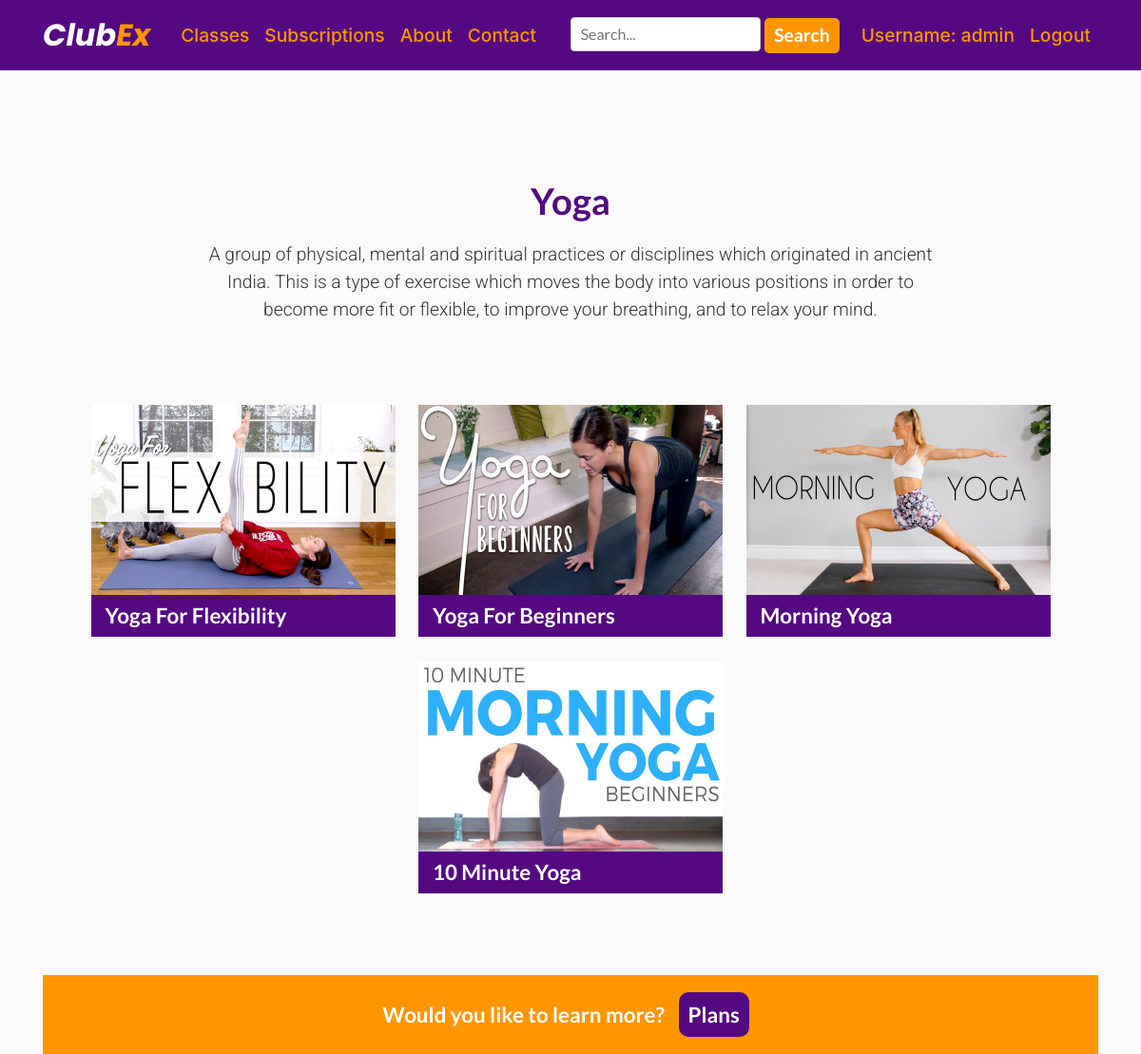
The app's page /classes/yoga/ (signed in) with its own data.
### ClubEx/models.py (models this page shows, shortened)
class Video(models.Model):
    category = models.CharField(max_length=200)
    video_name = models.CharField(max_length=200)
    video_thumbnail = models.ImageField(null=True, blank=True)
    video = EmbedVideoField()
    content = models.TextField()
    video_views = models.IntegerField(default=0, null=True, blank=True)
    class Meta:
        ordering = ('-video_name',)

### ClubEx/views.py (the view)
# urls.py: path('classes/yoga/', views.classes_yoga, name='classes_yoga'),
@login_required
def classes_yoga(request):
    obj = Video.objects.filter(category='Yoga')
    return render(request, 'clubex/yoga.html', {'obj': obj})

### ClubEx/templates/ClubEx/yoga.html (shortened to what this page needs)
{% extends "ClubEx/base.html" %}
{% load static %}
{% block content %}
<!DOCTYPE html>
<html lang="en">
<head>
    <link rel="stylesheet" href="https://stackpath.bootstrapcdn.com/bootstrap/4.5.2/css/bootstrap.min.css">
    <Link rel="stylesheet" href="{% static 'ClubEx/style.css' %}" type="text/css" >
    <Link rel="stylesheet" href="{% static 'ClubEx/newstyle.css' %}" type="text/css" >
</head>
<body>
  <div class="section">
      <div class="container intro">
        <h1>Yoga</h1>
        <p>A group of physical, mental and spiritual practices or disciplines which originated in ancient India. This is a type of exercise which moves the body into various positions in order to become more fit or flexible, to improve your breathing, and to relax your mind.</p>
      </div>
  </div>
  <div class="container">
      <ul id="classportfolio">
        {% for i in obj %}
          <li>
              <a href=" {% url 'video_details' i.id %}">
                  <div class="portfolioimg">
                      <img src="{{ i.video_thumbnail.url }}" alt="#" width="320" height="200">
                  </div>
                  <p>{{ i.video_name }}</p>
              </a>
          </li>
        {% endfor %}
      </ul>
  </div>
  <div class="cta">
    <div class="container">
      <p class="ctatext">Would you like to learn more?</p>
      <p><a href="{% url 'plans' %}">Plans</a></p>
    </div>
  </div>
</body>
</html>
{% endblock content %}

### ClubEx/templates/ClubEx/base.html (shortened to what this page needs)
{% load static %}
<!DOCTYPE html>
<html lang="en">
<head>
    <link rel="stylesheet" href="https://stackpath.bootstrapcdn.com/bootstrap/4.5.2/css/bootstrap.min.css">
    <Link rel="stylesheet" href="{% static 'ClubEx/style.css' %}" type="text/css" >
</head>
<body>
    <header class="site-header">
      <nav class="navbar navbar-expand-md navbar-dark bg-steel fixed-top">
        <div class="container">
          <a class="navbar-brand mr-4" href="/">Club<span class="orange">Ex</span></a>
          <div class="collapse navbar-collapse" id="navbarToggle">
            <div class="navbar-nav mr-auto">
              <a class="nav-item nav-link" href="{% url 'classes' %}">Classes</a>
              <a class="nav-item nav-link" href="{% url 'plans' %}">Subscriptions</a>
              <a class="nav-item nav-link" href="{% url 'about' %}">About</a>
              <a class="nav-item nav-link" href="{% url 'contact' %}">Contact</a>
            </div>
              <form id="searchbar" action="{% url 'videos' %}" method="get">
                  <input name="q" type="text" placeholder="Search..." aria-label="Search" autocomplete="on">
                  <button class="btn btn-outline-success my-2 my-sm-0" type=submit>Search</button>
              </form>
            <div class="navbar-nav">
                {% if user.is_authenticated %}
                    <a class="nav-item nav-link" href="{% url 'profile' %}">Username: {{ user.username }}</a>
                    <a class="nav-item nav-link" href="{% url 'logout' %}">Logout</a>
                {% else %}
                    <a class="nav-item nav-link" href="{% url 'login' %}">Login</a>
                    <a class="nav-item nav-link" href="{% url 'register' %}">Register</a>
                {% endif%}
            </div>
          </div>
        </div>
      </nav>
    </header>
    <main role="main" class="container">
      <div class="row">
        <div class="col-md-12">
          {% block content %}
          {% endblock %}
        </div>
      </div>
    </main>
</body>
</html>

### ClubEx/static/ClubEx/style.css (style rules this page uses)
body { background: #fafafa; color: #333333; margin-top: 5rem; text-align: left; }
h1, h2, h3, h4, h5, h6 { color: #444444; }
ul { margin: 0; }
.bg-steel { background-color: #540982; }
.navbar-brand { font-size:2em; font-family:'Poppins', sans-serif; font-style:italic; font-weight:700; }
.orange { color: #ff9600; }
.site-header .navbar-nav .nav-link { font-size:1.2em; font-weight:500; color: #ff9600; transition:color 0.3s; }
#searchbar { margin-right:15px; }
#searchbar input[type=text], select { padding: 5px 10px; font-family:'Lato', sans-serif; border: 1px solid #ccc; border-radius: 4px; box-sizing: border-box; resize: vertical; }
#searchbar button[type=submit] { padding:4px 10px; font-family:'Lato', sans-serif; font-size:1.2em; font-weight:700; text-decoration:none; color:#fff; background-color:#ff9600; border-radius:5px; border:none; transition:background-color 0.5s, color 0.5s; }

### ClubEx/static/ClubEx/newstyle.css (style rules this page uses)
body, html { height: 100%; margin-top: 4rem; }
h1 { margin-bottom:20px; font-family:'Lato', sans-serif; font-size:2.4em; font-weight:700; color:#540982; font-variant-ligatures: none; }
p { font-family:'Roboto', sans-serif; font-size:1.2em; font-weight:300; }
a, a:hover { text-decoration:none; }
.section { margin:0; padding:60px 0; }
.container { text-align:center; }
.intro { max-width:800px; text-align:center; }
.cta { width:100%; padding:25px; background-color:#ff9600; text-align:center; }
.cta p, .hero-text p { display:inline; margin-right:10px; font-family:'Lato', sans-serif; font-size:1.4em; font-weight:700; color:#fff; }
.cta a, .hero-text a, #contactform input[type=submit] { padding:10px; text-decoration:none; color:#fff; background-color:#540982; border-radius:10px; border:none; transition:background-color 0.5s; }
ul { list-style-type:none; }
#classportfolio { margin:0; margin-bottom:70px; padding:0; text-align:center; }
#classportfolio li { display:inline-block; margin:10px; margin-bottom:0; max-width:320px; width:100%; text-align:left; vertical-align:top; }
.portfolioimg { width:100%; height:200px; background-color:#ededed; transition:opacity 0.5s; }
#classportfolio li a p { padding:5px 15px; width:100%; font-family:'Lato', sans-serif; font-size:1.4em; font-weight:700; color:#fff; background-color:#540982; }

### records on screen
Video: video_thumbnail (picture), video_name "Yoga For Flexibility"
Video: video_thumbnail (picture), video_name "Yoga For Beginners"
Video: video_thumbnail (picture), video_name "Morning Yoga"
Video: video_thumbnail (picture), video_name "10 Minute Yoga"

### other values on screen
{{ user.username }} "admin"
